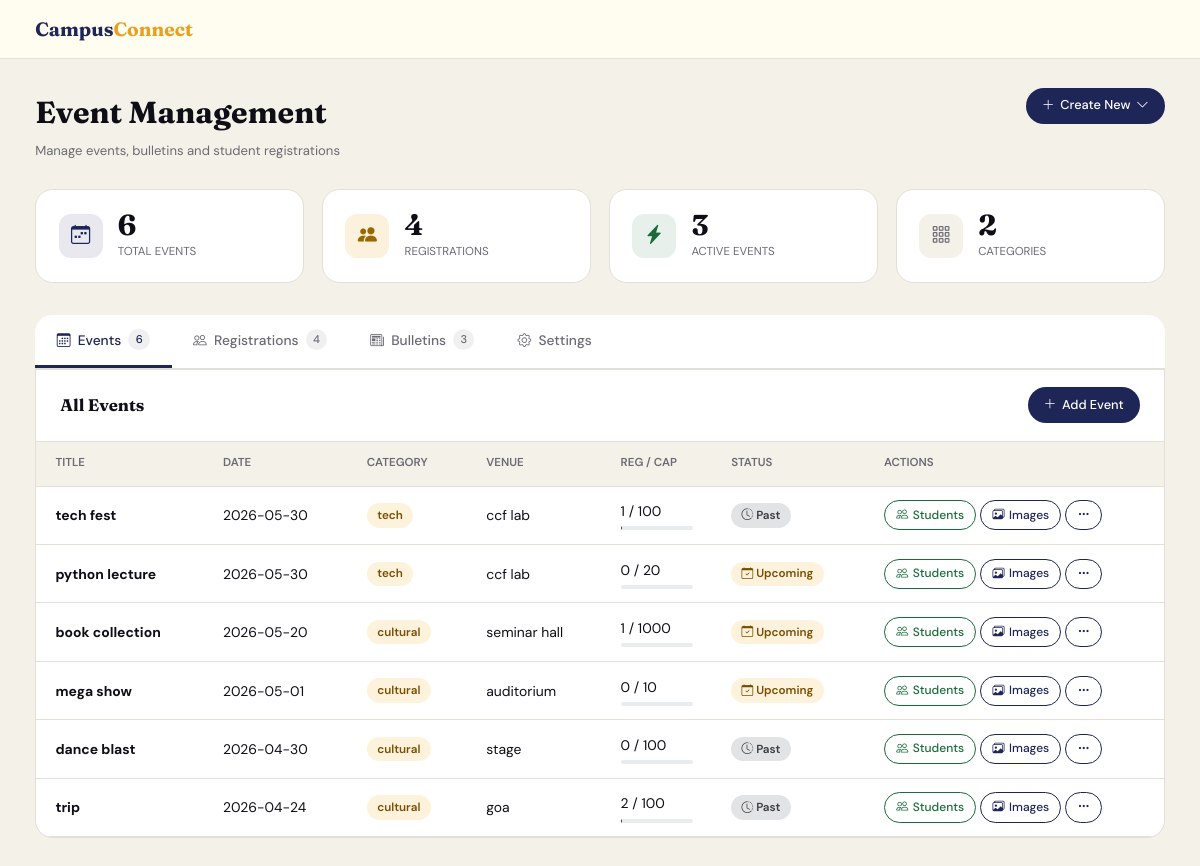
/admin.php (signed in), run on the app's committed database.
### tables this page shows
CREATE TABLE `events` (
  `id` int(11) NOT NULL,
  `title` varchar(200) DEFAULT NULL,
  `description` text DEFAULT NULL,
  `category` enum('tech','cultural','sports','workshop','seminar') DEFAULT NULL,
  `event_date` date DEFAULT NULL,
  `venue` varchar(150) DEFAULT NULL,
  `capacity` int(11) DEFAULT 100,
  `organizer_id` int(11) DEFAULT NULL,
  `status` enum('pending','approved','rejected') DEFAULT 'pending',
  `created_at` timestamp NOT NULL DEFAULT current_timestamp(),
  `event_time` time DEFAULT NULL,
  `date` date DEFAULT NULL,
  `is_past` tinyint(1) DEFAULT 0,
  `images` text DEFAULT NULL
);

### admin.php (the view, shortened to what this page needs)
<?php
require_once 'functions.php';
$stats = [
    'total_events' => $conn->query("SELECT COUNT(*) as c FROM events")->fetch_assoc()['c'],
    'total_registrations' => $conn->query("SELECT COUNT(*) as c FROM registrations")->fetch_assoc()['c'],
    'active_events' => $conn->query("SELECT COUNT(*) as c FROM events WHERE event_date >= CURDATE() OR is_past = 0")->fetch_assoc()['c'],
    'categories' => $conn->query("SELECT COUNT(DISTINCT category) as c FROM events")->fetch_assoc()['c']
];
$events = $conn->query("SELECT e.*,
                        (SELECT COUNT(*) FROM registrations WHERE event_id = e.id) as registrations
                        FROM events e ORDER BY e.event_date DESC")->fetch_all(MYSQLI_ASSOC);
$bulletins = $conn->query("SELECT * FROM bulletins ORDER BY created_at DESC")->fetch_all(MYSQLI_ASSOC);
$registrations = $conn->query("SELECT r.id, u.name, u.email,
                               IFNULL(u.department, 'N/A') as department,
                               e.title AS event_title, r.registered_at
                               FROM registrations r
                               JOIN users u ON r.user_id = u.id
                               JOIN events e ON r.event_id = e.id
                               ORDER BY r.registered_at DESC")->fetch_all(MYSQLI_ASSOC);
?>
<!DOCTYPE html>
<html lang="en">
<head>
<link href="https://cdn.jsdelivr.net/npm/bootstrap@5.3.0/dist/css/bootstrap.min.css" rel="stylesheet">
<link href="https://cdn.jsdelivr.net/npm/bootstrap-icons/font/bootstrap-icons.css" rel="stylesheet">
</head>
<body>
<div class="main" id="main">
    <header class="topbar">
        <a href="index.php" class="tb-logo">Campus<span>Connect</span></a>
    </header>
    <div class="body">
        <div class="ph">
            <div>
                <div class="ph-title">Event Management</div>
                <div class="ph-sub">Manage events, bulletins and student registrations</div>
            </div>
            <div class="adg" id="ag0">
                <button class="adg-btn" onclick="adgT('ag0')">
                    <i class="bi bi-plus-lg"></i> Create New <i class="bi bi-chevron-down"></i>
                </button>
            </div>
        </div>
        <div class="sg">
            <div class="sc"><div class="si in"><i class="bi bi-calendar-week"></i></div><div><div class="sn"><?php echo $stats['total_events']; ?></div><div class="sl">Total Events</div></div></div>
            <div class="sc"><div class="si am"><i class="bi bi-people-fill"></i></div><div><div class="sn"><?php echo $stats['total_registrations']; ?></div><div class="sl">Registrations</div></div></div>
            <div class="sc"><div class="si ok"><i class="bi bi-lightning-charge-fill"></i></div><div><div class="sn"><?php echo $stats['active_events']; ?></div><div class="sl">Active Events</div></div></div>
            <div class="sc"><div class="si mu"><i class="bi bi-grid-3x3-gap"></i></div><div><div class="sn"><?php echo $stats['categories']; ?></div><div class="sl">Categories</div></div></div>
        </div>
        <div class="tabnav">
            <button class="tnb on" data-tab="ev" onclick="switchTab('ev')"><i class="bi bi-calendar3"></i> Events <span class="tc"><?php echo count($events); ?></span></button>
            <button class="tnb" data-tab="reg" onclick="switchTab('reg')"><i class="bi bi-people"></i> Registrations <span class="tc"><?php echo count($registrations); ?></span></button>
            <button class="tnb" data-tab="bull" onclick="switchTab('bull')"><i class="bi bi-newspaper"></i> Bulletins <span class="tc"><?php echo count($bulletins); ?></span></button>
            <button class="tnb" data-tab="set" onclick="switchTab('set')"><i class="bi bi-gear"></i> Settings</button>
        </div>
        <div class="tp on" id="tab-ev">
            <div class="panel">
                <div class="phd"><span class="ptitle">All Events</span><button class="adg-btn" onclick="openEvModal()"><i class="bi bi-plus-lg"></i> Add Event</button></div>
                <div style="overflow-x:auto">
                    <table class="dt">
                        <thead><tr><th>Title</th><th>Date</th><th>Category</th><th>Venue</th><th>Reg / Cap</th><th>Status</th><th>Actions</th></tr></thead>
                        <tbody>
                            <?php if (empty($events)): ?>
                                <tr class="erow"><td colspan="7">No events yet.<?php else: foreach ($events as $ev): $pct = $ev['capacity'] > 0 ? min(100, round($ev['registrations'] / $ev['capacity'] * 100)) : 0; ?>
                                <tr>
                                    <td class="fw-bold"><?php echo htmlspecialchars($ev['title']); ?></td>
                                    <td><?php echo htmlspecialchars($ev['event_date']); ?></td>
                                    <td><span class="bcat"><?php echo htmlspecialchars($ev['category']); ?></span></td>
                                    <td><?php echo htmlspecialchars($ev['venue']); ?></td>
                                    <td><?php echo $ev['registrations']; ?> / <?php echo $ev['capacity']; ?><div class="progress mt-1" style="height:4px"></div></td>
                                    <td><?php echo ($ev['is_past'] ?? 0) == 1 ? '<span class="bcat bpast"><i class="bi bi-clock-history"></i> Past</span>' : '<span class="bcat"><i class="bi bi-calendar-check"></i> Upcoming</span>'; ?></td>
                                    <td>
                                        <div class="d-flex gap-1">
                                            <button class="rb grn" onclick="viewStudents(<?php echo $ev['id']; ?>, '<?php echo addslashes($ev['title']); ?>')"><i class="bi bi-people"></i> Students</button>
                                            <button class="rb out" onclick="manageImages(<?php echo $ev['id']; ?>, '<?php echo addslashes($ev['title']); ?>')"><i class="bi bi-images"></i> Images</button>
                                            <div class="adg" id="ag-<?php echo $ev['id']; ?>">
                                                <button class="rb out" onclick="adgT('ag-<?php echo $ev['id']; ?>')"><i class="bi bi-three-dots"></i></button>
                                            </div>
                                        </div>
                                    </td>
                                </tr>
                            <?php endforeach; endif; ?>
                        </tbody>
                    </table>
                </div>
            </div>
        </div>
    </div>
</div>
</body>
</html>

### admin.php (style rules this page uses)
*,*::before,*::after { margin: 0; padding: 0; box-sizing: border-box; }
:root { --ink: #0f0e17; --cream: #fffcf0; --amber: #e8a020; --amber-lt: #fdf3dc; --indigo: #1e2557; --indigo2: #2d3a8c; --muted: #6b6a75; --border: #e2dfd6; --sand: #f4f1e8; --danger: #c0392b; --ok: #1a6b3a; }
body { font-family: 'DM Sans', sans-serif; background: var(--sand); color: var(--ink); line-height: 1.6; }
.main { min-height: 100vh; display: flex; flex-direction: column; }
.topbar { display: flex; align-items: center; justify-content: space-between; padding: .85rem 2.2rem; background: var(--cream); border-bottom: 1px solid var(--border); position: sticky; top: 0; z-index: 200; }
.tb-logo { font-family: 'Fraunces', serif; font-weight: 700; font-size: 1.2rem; color: var(--indigo); text-decoration: none; }
.tb-logo span { color: var(--amber); }
.body { padding: 1.8rem 2.2rem 3rem; flex: 1; }
.ph { display: flex; align-items: flex-start; justify-content: space-between; margin-bottom: 1.8rem; gap: 1rem; flex-wrap: wrap; }
.ph-title { font-family: 'Fraunces', serif; font-size: 1.9rem; font-weight: 700; color: var(--ink); }
.ph-sub { font-size: .82rem; color: var(--muted); margin-top: .2rem; }
.sg { display: grid; grid-template-columns: repeat(4,1fr); gap: 1.1rem; margin-bottom: 2rem; }
.sc { background: #fff; border-radius: 1.1rem; border: 1px solid var(--border); padding: 1.3rem 1.4rem; display: flex; align-items: center; gap: .95rem; }
.si { width: 44px; height: 44px; border-radius: .75rem; display: flex; align-items: center; justify-content: center; font-size: 1.2rem; }
.si.in { background: rgba(30,37,87,.1); color: var(--indigo); }
.si.am { background: rgba(232,160,32,.15); color: #9a6800; }
.si.ok { background: rgba(26,107,58,.1); color: var(--ok); }
.si.mu { background: var(--sand); color: var(--muted); }
.sn { font-family: 'Fraunces', serif; font-size: 1.8rem; font-weight: 700; line-height: 1; }
.sl { font-size: .72rem; color: var(--muted); text-transform: uppercase; margin-top: .2rem; }
.tabnav { display: flex; border-bottom: 2px solid var(--border); background: #fff; border-radius: 1.1rem 1.1rem 0 0; overflow-x: auto; }
.tnb { padding: .85rem 1.35rem; border: none; background: none; font-weight: 500; font-size: .86rem; color: var(--muted); cursor: pointer; border-bottom: 3px solid transparent; display: flex; align-items: center; gap: .45rem; white-space: nowrap; }
.tnb.on { color: var(--indigo); border-bottom-color: var(--indigo); }
.tc { background: rgba(0,0,0,.06); border-radius: 2rem; font-size: .7rem; padding: .1rem .45rem; }
.tp { display: none; }
.tp.on { display: block; }
.panel { background: #fff; border-radius: 0 0 1.1rem 1.1rem; border: 1px solid var(--border); border-top: none; overflow: hidden; }
.phd { display: flex; align-items: center; justify-content: space-between; padding: 1.1rem 1.5rem; border-bottom: 1px solid var(--border); }
.ptitle { font-family: 'Fraunces', serif; font-size: 1.05rem; font-weight: 700; }
.adg { position: relative; display: inline-block; }
.adg-btn { background: var(--indigo); color: #fff; border: none; padding: .48rem 1rem; border-radius: 2rem; font-size: .8rem; font-weight: 500; cursor: pointer; display: inline-flex; align-items: center; gap: .35rem; }
.dt { width: 100%; border-collapse: collapse; font-size: .87rem; }
.dt th { background: var(--sand); padding: .8rem 1.2rem; text-align: left; font-weight: 600; font-size: .72rem; text-transform: uppercase; color: var(--muted); border-bottom: 1px solid var(--border); }
.dt td { padding: .85rem 1.2rem; border-bottom: 1px solid var(--border); vertical-align: middle; }
.bcat { display: inline-block; background: var(--amber-lt); color: #7a4d00; padding: .18rem .65rem; border-radius: 2rem; font-size: .73rem; font-weight: 600; }
.bpast { background: #e2e3e5; color: #383d41; }
.rb { padding: .28rem .7rem; border-radius: 2rem; font-size: .75rem; font-weight: 500; border: 1.5px solid; cursor: pointer; background: none; display: inline-flex; align-items: center; gap: .28rem; }
.rb.out { border-color: var(--indigo); color: var(--indigo); }
.rb.grn { border-color: var(--ok); color: var(--ok); }

### data on the page
events: title "tech fest", event_date "2026-05-30", category "tech", venue "ccf lab", registrations "1", capacity "100", is_past 1 (drawn)
events: title "python lecture", event_date "2026-05-30", category "tech", venue "ccf lab", registrations "0", capacity "20", is_past 0 (drawn)
events: title "book collection", event_date "2026-05-20", category "cultural", venue "seminar hall", registrations "1", capacity "1000", is_past 0 (drawn)
events: title "mega show", event_date "2026-05-01", category "cultural", venue "auditorium", registrations "0", capacity "10", is_past 0 (drawn)
events: title "dance blast", event_date "2026-04-30", category "cultural", venue "stage", registrations "0", capacity "100", is_past 1 (drawn)
events: title "trip", event_date "2026-04-24", category "cultural", venue "goa", registrations "2", capacity "100", is_past 1 (drawn)

### other printed values
$stats['total_events'] "6"
$stats['total_registrations'] "4"
$stats['active_events'] "3"
$stats['categories'] "2"
count($events) "6"
count($registrations) "4"
count($bulletins) "3"
